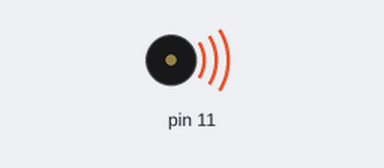
The sketch below on a simulated Arduino Uno, built with avr-gcc and run on an emulated ATmega328P. On the bench: buzzer (waves = sounding).

Above: at 0.2 s.
Timing chart, 0 to 5.9 s (numbered marks = the images above):
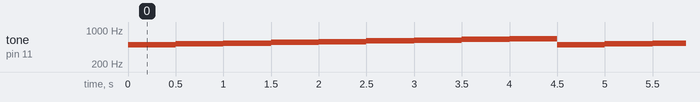

The sketch:

buzzer_song.ino
```cpp
void setup() {
  // put your setup code here, to run once:
  pinMode(11, OUTPUT);
}

void loop() {
  // put your main code here, to run repeatedly:
  tone(11, 500);
  delay(500);
  tone(11, 520);
  delay(500);
  tone(11, 540);
  delay(500);
  tone(11, 560);
  delay(500);
  tone(11, 580);
  delay(500);
  tone(11, 600);
  delay(500);
  tone(11, 620);
  delay(500);
  tone(11, 640);
  delay(500);
  tone(11, 660);
  delay(500);
}
```

Measured:
- by itself, tone on pin 11: repeats every 4.5 s: 520 Hz 0.50 s, 540 Hz 0.50 s, 560 Hz 0.50 s, 580 Hz 0.50 s, 600 Hz 0.50 s, 620 Hz 0.50 s, 640 Hz 0.50 s, 660 Hz 0.50 s, 500 Hz 0.50 s
